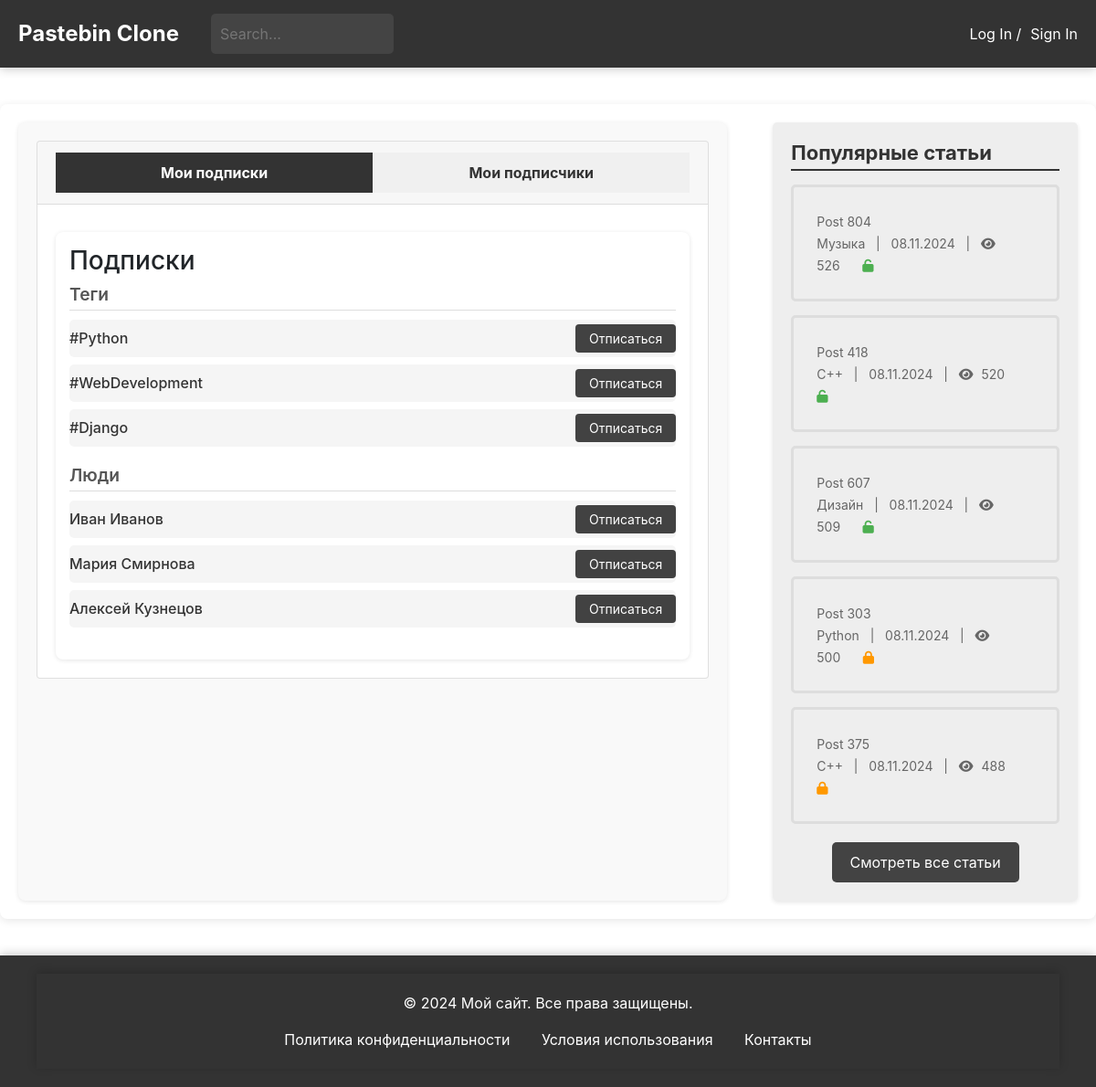
Page /users/subscription/ on the committed database.
### blog/models.py (models this page shows, shortened)
class Paste(models.Model):
    ACCESS_STATUS_CHOICES = [
        (0, 'Private'),
        (1, 'Public'),
        (2, 'Draft'),
    ]
    TIME_LIVE_CHOICES = [
        (None, 'Никогда'),
        (timedelta(minutes=2), 'Через 2 минуты'),
        (timedelta(hours=1), 'Через 1 час'),
        (timedelta(days=1), 'Через 1 день'),
        (timedelta(weeks=1), 'Через 1 неделю'),
    ]
    title = models.CharField(max_length=200)
    content = models.TextField()
    author = models.ForeignKey(User, on_delete=models.CASCADE)
    created_at = models.DateTimeField(auto_now_add=True)
    updated_at = models.DateTimeField(auto_now=True)
    slug = models.UUIDField(default=uuid.uuid4, editable=False, unique=True)
    tags = models.ManyToManyField(Tag, related_name='posts')
    category = models.ForeignKey(Category, on_delete=models.SET_NULL, null=True)
    access_status = models.IntegerField(choices=ACCESS_STATUS_CHOICES, default=1)
    time_live = models.DurationField(null=True, blank=True)
    password = models.CharField(max_length=100, null=True, blank=True)
    is_delete_after_read = models.BooleanField(default=False)
    views_count = models.PositiveIntegerField(default=0)
    favourite_count = models.PositiveIntegerField(default=0)
    def get_formatted_created_at(self):
        return self.created_at.strftime('%d.%m.%Y')
    class Meta:
        verbose_name = 'Паста'
        verbose_name_plural = 'Паста'

class Category(models.Model):
    name = models.CharField(max_length=30, unique=True)
    parent = models.ForeignKey(
        'self',
        on_delete=models.CASCADE,
        null=True, blank=True,
        related_name='subcategories'
    )
    def __str__(self):
        return self.name
    class Meta:
        verbose_name = 'Категория'
        verbose_name_plural = 'Категории'

### users/views.py (the view)
# urls.py: path('subscription/', views.subscription, name='subs'),
def subscription(request):
    popular_posts = Paste.objects.order_by('-views_count')[:5]
    return render(request, 'subscription.html', {
        'popular_posts': popular_posts
    })

### general/context_processors.py (called while the page is built)
def unread_counts(request):
    if request.user.is_authenticated:
        unread_messages_count = Messages.objects.filter(user=request.user, is_checked=False).count()
        unread_notifications_count = Notifications.objects.filter(user=request.user, is_checked=False).count()
    else:
        unread_messages_count = 0
        unread_notifications_count = 0
    return {
        'unread_messages_count': unread_messages_count,
        'unread_notifications_count': unread_notifications_count,
    }

### users/templates/subscription.html (shortened to what this page needs)
{% extends 'blog/temps/base.html' %}
{% load static %}
{% block head %}
<link href="https://stackpath.bootstrapcdn.com/bootstrap/4.5.2/css/bootstrap.min.css" rel="stylesheet">
<link rel="stylesheet" href="https://cdnjs.cloudflare.com/ajax/libs/font-awesome/5.15.1/css/all.min.css">
<link rel="stylesheet" type="text/css" href="{% static 'css/subscription.css' %}">
{% endblock %}
{% block content %}
<main>
    <div class="main-container">
        <div class="left-block">
            <div class="card">
                <div class="card-header">
                    <button class="tab-button active" onclick="showTab('subscriptions')">Мои подписки</button>
                    <button class="tab-button" onclick="showTab('followers')">Мои подписчики</button>
                </div>
                <div class="card-body">
                    <div id="subscriptions" class="tab-content active">
                        <h3>Подписки</h3>
                        <div class="subscriptions-group">
                            <h4>Теги</h4>
                            <ul id="tags-subscriptions">
                                <li>
                                    <span>#Python</span>
                                    <button class="subscription-button">Отписаться</button>
                                </li>
                                <li>
                                    <span>#WebDevelopment</span>
                                    <button class="subscription-button">Отписаться</button>
                                </li>
                                <li>
                                    <span>#Django</span>
                                    <button class="subscription-button">Отписаться</button>
                                </li>
                            </ul>
                        </div>
                        <div class="subscriptions-group">
                            <h4>Люди</h4>
                            <ul id="people-subscriptions">
                                <li>
                                    <span>Иван Иванов</span>
                                    <button class="subscription-button">Отписаться</button>
                                </li>
                                <li>
                                    <span>Мария Смирнова</span>
                                    <button class="subscription-button">Отписаться</button>
                                </li>
                                <li>
                                    <span>Алексей Кузнецов</span>
                                    <button class="subscription-button">Отписаться</button>
                                </li>
                            </ul>
                        </div>
                    </div>
                </div>
            </div>
        </div>
        {% include 'blog/temps/popular_posts.html' %}
    </div>
</main>
{% endblock %}

### blog/templates/blog/temps/popular_posts.html
{% load static %}
<head>
    <link rel="stylesheet" type="text/css" href="{% static 'css/popular_posts.css' %}">
    <link rel="stylesheet" href="https://cdnjs.cloudflare.com/ajax/libs/font-awesome/6.0.0-beta3/css/all.min.css">
</head>
<div class="right-block">
    <h2>Популярные статьи</h2>
    <ul>
        {% for popular_post in popular_posts %}
        <li>
            <a href="{% url 'blog:post-detail' popular_post.slug %}">
                <span class="article-title">{{popular_post.title}}</span>
                <br>
                <span class="article-meta">{{ popular_post.category }} &nbsp; | &nbsp; {{ popular_post.get_formatted_created_at }} &nbsp; |  &nbsp;
                                    <i class="fa fa-eye"></i> <span
                            class="view-count">{{popular_post.views_count}}</span></span>
                {% if popular_post.password %}
                <span><i class="fa fa-lock" aria-hidden="true" style="color: #FF9800;"></i></span>
                {% else %}
                <span><i class="fa fa-unlock" aria-hidden="true" style="color: #4CAF50;"></i></span>
                {% endif %}
            </a>
        </li>
        {% endfor %}
    </ul>
     <div class="all-posts-link">
        <a href="{% url 'blog:posts-list' %}">Смотреть все статьи</a>
    </div>
</div>

### users/static/css/subscription.css (style rules this page uses)
.main-container { display: flex; justify-content: space-between; max-width: 1400px; margin: 40px auto; padding: 20px; box-shadow: 0 2px 10px rgba(0, 0, 0, 0.1); border-radius: 8px; background-color: #ffffff; }
.left-block { width: 70%; background-color: #f9f9f9; padding: 20px; margin-right: 50px; overflow-y: auto; flex-grow: 1; border-radius: 8px; box-shadow: 0 1px 5px rgba(0, 0, 0, 0.1); }
.card-header { display: flex; border-bottom: 1px solid #ddd; margin-bottom: 10px; }
.tab-button { flex: 1; padding: 10px; background-color: #f0f0f0; border: none; cursor: pointer; outline: none; font-weight: bold; text-align: center; color: #333; transition: background-color 0.3s ease, color 0.3s ease; }
.tab-button.active { background-color: #333; color: #fff; }
.tab-content { display: none; padding: 15px; background-color: #ffffff; border-radius: 8px; box-shadow: 0 1px 5px rgba(0, 0, 0, 0.1); }
.tab-content.active { display: block; }
.subscriptions-group { margin-bottom: 20px; }
.subscriptions-group h4 { font-size: 1.2em; font-weight: 600; margin-bottom: 10px; color: #555; border-bottom: 1px solid #ddd; padding-bottom: 5px; }
#tags-subscriptions, #people-subscriptions, #followers-list { list-style: none; padding: 0; }
#tags-subscriptions li, #people-subscriptions li, #followers-list li { padding: 10px; margin-bottom: 8px; border-radius: 5px; background-color: #f5f5f5; transition: background-color 0.3s ease, color 0.3s ease; font-size: 1em; font-weight: 500; color: #333; }
#tags-subscriptions li, #people-subscriptions li { display: flex; align-items: center; justify-content: space-between; padding: 5px 0; }
.subscription-button { background-color: #424242; color: white; border: none; padding: 5px 15px; font-size: 14px; border-radius: 4px; cursor: pointer; transition: background-color 0.3s; }

### blog/static/css/popular_posts.css (style rules this page uses)
.right-block { width: 30%; background-color: #eeeeee; padding: 20px; border-radius: 5px; height: auto; box-shadow: 0 2px 5px rgba(0, 0, 0, 0.1); position: relative; }
.right-block h2 { font-size: 22px; font-weight: bold; margin-bottom: 15px; color: #333; border-bottom: 2px solid #333333FF; padding-bottom: 5px; }
.right-block ul { list-style: none; padding: 0; margin: 0; }
.right-block li { margin-bottom: 15px; padding: 10px; border: 3px solid #ddd; border-radius: 5px; transition: background-color 0.3s; }
.right-block a { display: block; padding: 15px; color: #333; text-decoration: none; border-radius: 5px; transition: background-color 0.3s; }
.right-block span { font-size: 14px; color: #666; }
.right-block i { font-size: 14px; margin-right: 5px; }
.view-count { margin-left: 0; }
.article-meta { margin-right: 20px; }
.all-posts-link { text-align: center; margin-top: 20px; }
.all-posts-link a { display: inline-block; background-color: #434343; color: white; padding: 10px 20px; border-radius: 5px; text-decoration: none; font-size: 16px; transition: background-color 0.3s ease; }

### blog/static/css/footer.css (style rules this page uses)
html, body { height: 100%; margin: 0; }
body { display: flex; flex-direction: column; }
main { flex: 1; }

### rows in the picture
Paste: title "Post 804", category "Музыка", get_formatted_created_at "08.11.2024", views_count "526"
Paste: title "Post 418", category "С++", get_formatted_created_at "08.11.2024", views_count "520"
Paste: title "Post 607", category "Дизайн", get_formatted_created_at "08.11.2024", views_count "509"
Paste: title "Post 303", category "Python", get_formatted_created_at "08.11.2024", views_count "500"
Paste: title "Post 375", category "С++", get_formatted_created_at "08.11.2024", views_count "488"
